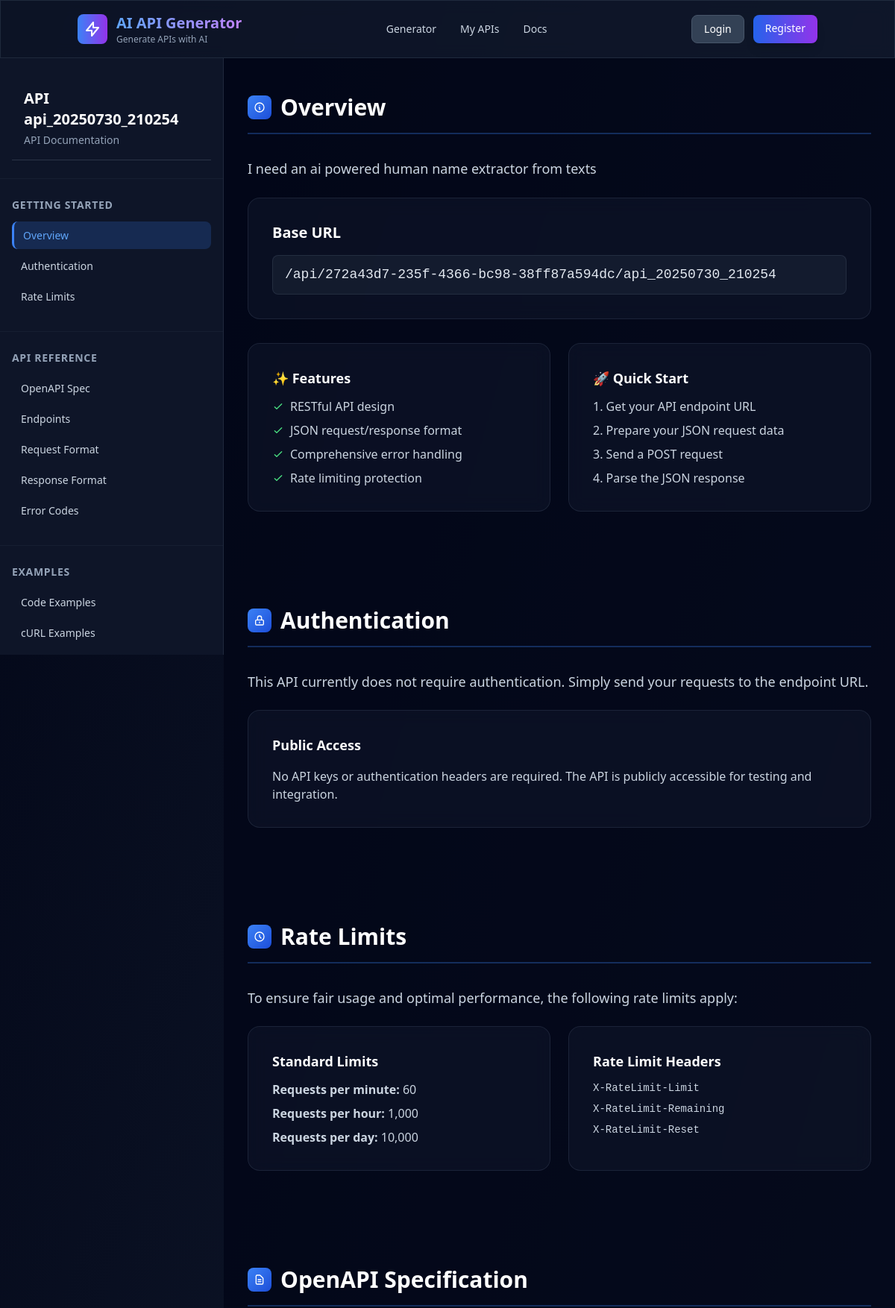
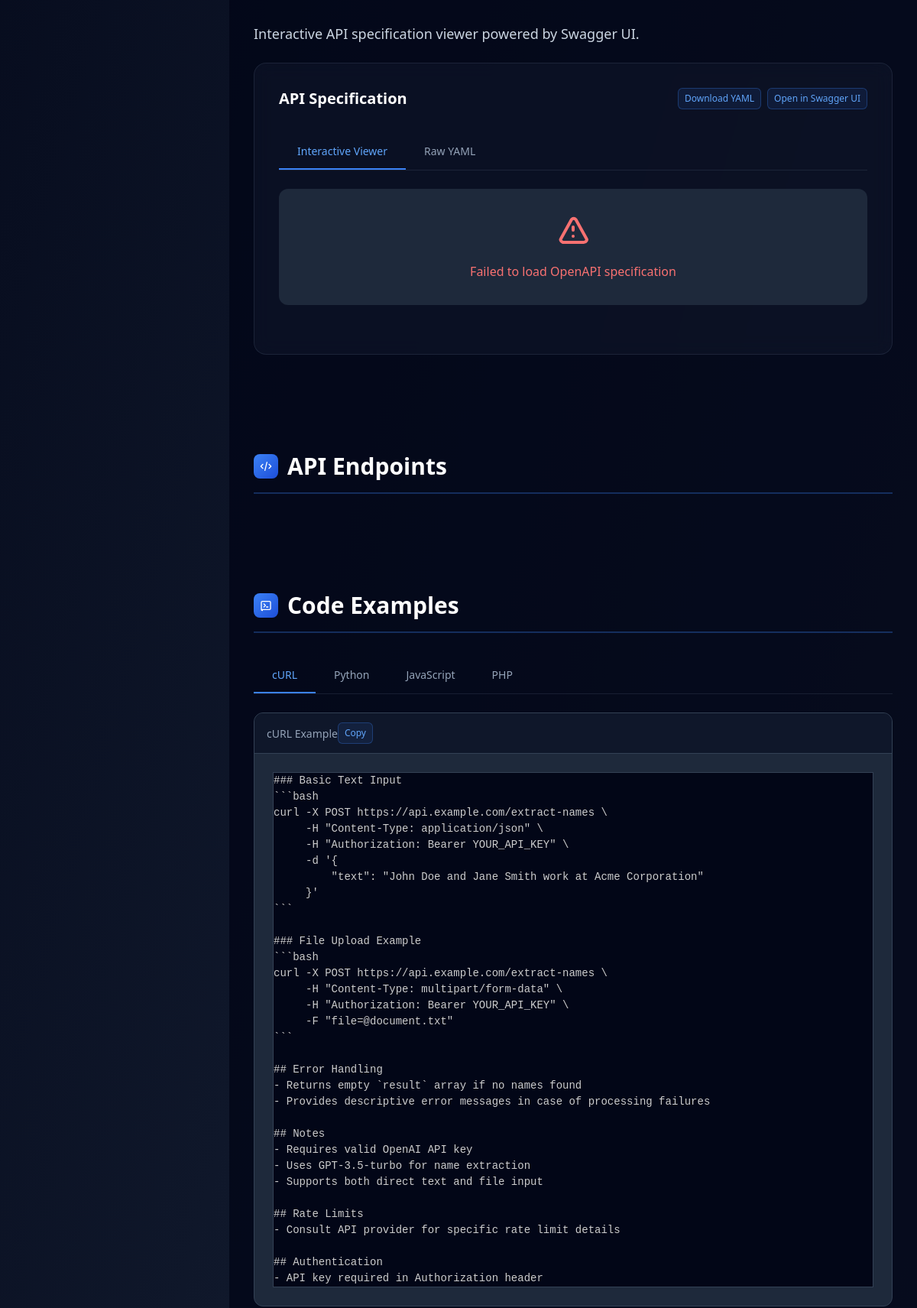
The app's page /api/272a43d7-235f-4366-bc98-38ff87a594dc/api_20250730_210254/docs (upper part) with its own data (2 pictures, top to bottom).
### app/services/database.py (models this page shows)
class SavedAPIDB(Base):
    __tablename__ = "saved_apis"
    id = Column(Integer, primary_key=True, index=True, autoincrement=True)
    api_slug = Column(String, index=True, nullable=False)
    user_id = Column(String, index=True, nullable=False)
    api_name = Column(String, nullable=False)
    prompt = Column(Text, nullable=False)
    endpoint_url = Column(String, nullable=False)
    documentation = Column(Text, nullable=False)
    curl_example = Column(Text, nullable=False)
    sample_input = Column(Text, nullable=True)
    expected_output = Column(Text, nullable=True)
    created_at = Column(DateTime, default=datetime.utcnow, nullable=False)
    saved_at = Column(DateTime, default=datetime.utcnow, nullable=False)
    is_saved = Column(Boolean, default=True, nullable=False)

### app/main.py (the view)
@app.get("/api/{user_id}/{api_slug}/docs", response_class=HTMLResponse)
async def api_documentation_page(request: Request, user_id: str, api_slug: str):
    try:
        api_details = await file_service.get_api_details(user_id, api_slug)
        base_url = f"{settings.API_PREFIX}/{user_id}/{api_slug}"
        return templates.TemplateResponse("api_documentation.html", {
            "request": request,
            "user_id": user_id,
            "api_slug": api_slug,
            "api_name": api_details.get('api_name', f"API {api_slug}"),
            "description": api_details.get('prompt', 'API endpoint for processing requests'),
            "base_url": base_url,
            "curl_example": api_details.get('curl_example', f'curl -X POST "{base_url}" \\\n  -H "Content-Type: application/json" \\\n  -d \'{{\"example\": \"value\"}}\'')
        })
    except Exception as e:
        logger.error(f"Failed to load API documentation: {str(e)}")
        raise HTTPException(
            status_code=404,
            detail=f"API documentation not found: {str(e)}"
        )

### templates/api_documentation.html (shortened to what this page needs)
{% extends "base.html" %}
{% block extra_head %}
    <link rel="stylesheet" href="https://cdnjs.cloudflare.com/ajax/libs/prism/1.29.0/themes/prism-tomorrow.min.css">
    <link rel="stylesheet" type="text/css" href="https://unpkg.com/swagger-ui-dist@5.9.0/swagger-ui.css" />
    <link rel="stylesheet" href="/static/docs.css">
{% endblock %}
{% block content %}
<div class="docs-container">
    <nav class="docs-sidebar">
        <div class="nav-section">
            <div class="p-4 border-b border-slate-600/50">
                <h1 class="text-xl font-bold text-white">{{ api_name }}</h1>
                <p class="text-sm text-slate-400 mt-1">API Documentation</p>
            </div>
        </div>
        <div class="nav-section">
            <div class="nav-title">Getting Started</div>
            <a href="#overview" class="nav-item active">Overview</a>
            <a href="#authentication" class="nav-item">Authentication</a>
            <a href="#rate-limits" class="nav-item">Rate Limits</a>
        </div>
        <div class="nav-section">
            <div class="nav-title">API Reference</div>
            <a href="#openapi-spec" class="nav-item">OpenAPI Spec</a>
            <a href="#endpoints" class="nav-item">Endpoints</a>
            <a href="#request-format" class="nav-item">Request Format</a>
            <a href="#response-format" class="nav-item">Response Format</a>
            <a href="#error-codes" class="nav-item">Error Codes</a>
        </div>
        <div class="nav-section">
            <div class="nav-title">Examples</div>
            <a href="#code-examples" class="nav-item">Code Examples</a>
            <a href="#curl-examples" class="nav-item">cURL Examples</a>
            <a href="#interactive-test" class="nav-item">Try It Out</a>
        </div>
    </nav>
    <main class="docs-content">
        <section id="overview" class="content-section">
            <div class="section-header">
                <div class="section-icon">
                    <svg class="w-4 h-4" fill="none" stroke="currentColor" viewBox="0 0 24 24">
                        <path stroke-linecap="round" stroke-linejoin="round" stroke-width="2" d="M13 16h-1v-4h-1m1-4h.01M21 12a9 9 0 11-18 0 9 9 0 0118 0z"></path>
                    </svg>
                </div>
                <h2 class="text-3xl font-bold text-white">Overview</h2>
            </div>
            <div class="prose prose-invert max-w-none">
                <p class="text-lg text-slate-300 leading-relaxed mb-6">{{ description }}</p>
                <div class="endpoint-card">
                    <h3 class="text-xl font-semibold text-white mb-4">Base URL</h3>
                    <div class="endpoint-url">{{ base_url }}</div>
                </div>
                <div class="grid md:grid-cols-2 gap-6 mt-8">
                    <div class="endpoint-card">
                        <h4 class="text-lg font-semibold text-white mb-3">✨ Features</h4>
                        <ul class="space-y-2 text-slate-300">
                            <li class="flex items-center gap-2">
                                <svg class="w-4 h-4 text-green-400" fill="none" stroke="currentColor" viewBox="0 0 24 24">
                                    <path stroke-linecap="round" stroke-linejoin="round" stroke-width="2" d="M5 13l4 4L19 7"></path>
                                </svg>
                                RESTful API design
                            </li>
                            <li class="flex items-center gap-2">
                                <svg class="w-4 h-4 text-green-400" fill="none" stroke="currentColor" viewBox="0 0 24 24">
                                    <path stroke-linecap="round" stroke-linejoin="round" stroke-width="2" d="M5 13l4 4L19 7"></path>
                                </svg>
                                JSON request/response format
                            </li>
                            <li class="flex items-center gap-2">
                                <svg class="w-4 h-4 text-green-400" fill="none" stroke="currentColor" viewBox="0 0 24 24">
                                    <path stroke-linecap="round" stroke-linejoin="round" stroke-width="2" d="M5 13l4 4L19 7"></path>
                                </svg>
                                Comprehensive error handling
                            </li>
                            <li class="flex items-center gap-2">
                                <svg class="w-4 h-4 text-green-400" fill="none" stroke="currentColor" viewBox="0 0 24 24">
                                    <path stroke-linecap="round" stroke-linejoin="round" stroke-width="2" d="M5 13l4 4L19 7"></path>
                                </svg>
                                Rate limiting protection
                            </li>
                        </ul>
                    </div>
                    <div class="endpoint-card">
                        <h4 class="text-lg font-semibold text-white mb-3">🚀 Quick Start</h4>
                        <ol class="space-y-2 text-slate-300 list-decimal list-inside">
                            <li>Get your API endpoint URL</li>
                            <li>Prepare your JSON request data</li>
                            <li>Send a POST request</li>
                            <li>Parse the JSON response</li>
                        </ol>
                    </div>
                </div>
            </div>
        </section>
        <section id="authentication" class="content-section">
            <div class="section-header">
                <div class="section-icon">
                    <svg class="w-4 h-4" fill="none" stroke="currentColor" viewBox="0 0 24 24">
                        <path stroke-linecap="round" stroke-linejoin="round" stroke-width="2" d="M12 15v2m-6 4h12a2 2 0 002-2v-6a2 2 0 00-2-2H6a2 2 0 00-2 2v6a2 2 0 002 2zm10-10V7a4 4 0 00-8 0v4h8z"></path>
                    </svg>
                </div>
                <h2 class="text-3xl font-bold text-white">Authentication</h2>
            </div>
            <div class="prose prose-invert max-w-none">
                <p class="text-lg text-slate-300 mb-6">This API currently does not require authentication. Simply send your requests to the endpoint URL.</p>
                <div class="endpoint-card">
                    <h3 class="text-lg font-semibold text-white mb-4">Public Access</h3>
                    <p class="text-slate-300">No API keys or authentication headers are required. The API is publicly accessible for testing and integration.</p>
                </div>
            </div>
        </section>
        <section id="rate-limits" class="content-section">
            <div class="section-header">
                <div class="section-icon">
                    <svg class="w-4 h-4" fill="none" stroke="currentColor" viewBox="0 0 24 24">
                        <path stroke-linecap="round" stroke-linejoin="round" stroke-width="2" d="M12 8v4l3 3m6-3a9 9 0 11-18 0 9 9 0 0118 0z"></path>
                    </svg>
                </div>
                <h2 class="text-3xl font-bold text-white">Rate Limits</h2>
            </div>
            <div class="prose prose-invert max-w-none">
                <p class="text-lg text-slate-300 mb-6">To ensure fair usage and optimal performance, the following rate limits apply:</p>
                <div class="grid md:grid-cols-2 gap-6">
                    <div class="endpoint-card">
                        <h4 class="text-lg font-semibold text-white mb-3">Standard Limits</h4>
                        <ul class="space-y-2 text-slate-300">
                            <li><strong>Requests per minute:</strong> 60</li>
                            <li><strong>Requests per hour:</strong> 1,000</li>
                            <li><strong>Requests per day:</strong> 10,000</li>
                        </ul>
                    </div>
                    <div class="endpoint-card">
                        <h4 class="text-lg font-semibold text-white mb-3">Rate Limit Headers</h4>
                        <ul class="space-y-2 text-slate-300 font-mono text-sm">
                            <li><code>X-RateLimit-Limit</code></li>
                            <li><code>X-RateLimit-Remaining</code></li>
                            <li><code>X-RateLimit-Reset</code></li>
                        </ul>
                    </div>
                </div>
            </div>
        </section>
        <section id="openapi-spec" class="content-section">
            <div class="section-header">
                <div class="section-icon">
                    <svg class="w-4 h-4" fill="none" stroke="currentColor" viewBox="0 0 24 24">
                        <path stroke-linecap="round" stroke-linejoin="round" stroke-width="2" d="M9 12h6m-6 4h6m2 5H7a2 2 0 01-2-2V5a2 2 0 012-2h5.586a1 1 0 01.707.293l5.414 5.414a1 1 0 01.293.707V19a2 2 0 01-2 2z"></path>
                    </svg>
                </div>
                <h2 class="text-3xl font-bold text-white">OpenAPI Specification</h2>
            </div>
            <div class="prose prose-invert max-w-none">
                <p class="text-lg text-slate-300 mb-6">Interactive API specification viewer powered by Swagger UI.</p>
                <div class="endpoint-card">
                    <div class="flex items-center justify-between mb-4">
                        <h3 class="text-xl font-semibold text-white">API Specification</h3>
                        <div class="flex gap-2">
                            <button onclick="downloadOpenAPISpec()" class="copy-btn">Download YAML</button>
                            <button onclick="viewSwaggerUI()" class="copy-btn">Open in Swagger UI</button>
                        </div>
                    </div>
                    <div class="tabs-container">
                        <div class="tabs-nav">
                            <button class="tab-button active" onclick="switchSpecTab('viewer')">Interactive Viewer</button>
                            <button class="tab-button" onclick="switchSpecTab('raw')">Raw YAML</button>
                        </div>
                        <div id="viewer-tab" class="tab-content active">
                            <div id="swagger-ui" style="background: #1e293b; border-radius: 0.75rem; overflow: hidden;">
                            </div>
                        </div>
                    </div>
                </div>
            </div>
        </section>
        <section id="endpoints" class="content-section">
            <div class="section-header">
                <div class="section-icon">
                    <svg class="w-4 h-4" fill="none" stroke="currentColor" viewBox="0 0 24 24">
                        <path stroke-linecap="round" stroke-linejoin="round" stroke-width="2" d="M10 20l4-16m4 4l4 4-4 4M6 16l-4-4 4-4"></path>
                    </svg>
                </div>
                <h2 class="text-3xl font-bold text-white">API Endpoints</h2>
            </div>
        </section>
        <section id="code-examples" class="content-section">
            <div class="section-header">
                <div class="section-icon">
                    <svg class="w-4 h-4" fill="none" stroke="currentColor" viewBox="0 0 24 24">
                        <path stroke-linecap="round" stroke-linejoin="round" stroke-width="2" d="M8 9l3 3-3 3m5 0h3M5 20h14a2 2 0 002-2V6a2 2 0 00-2-2H5a2 2 0 00-2 2v14a2 2 0 002 2z"></path>
                    </svg>
                </div>
                <h2 class="text-3xl font-bold text-white">Code Examples</h2>
            </div>
            <div class="tabs-container">
                <div class="tabs-nav">
                    <button class="tab-button active" onclick="switchCodeTab('curl')">cURL</button>
                    <button class="tab-button" onclick="switchCodeTab('python')">Python</button>
                    <button class="tab-button" onclick="switchCodeTab('javascript')">JavaScript</button>
                    <button class="tab-button" onclick="switchCodeTab('php')">PHP</button>
                </div>
                <div id="curl-tab" class="tab-content active">
                    <div class="code-block">
                        <div class="code-header">
                            <div class="code-title">cURL Example</div>
                            <button class="copy-btn" onclick="copyCode('curl-code')">Copy</button>
                        </div>
                        <div class="code-content">
                            <pre><code id="curl-code" class="language-bash">{{ curl_example }}</code></pre>
                        </div>
                    </div>
                </div>
            </div>
        </section>
    </main>
</div>
{% endblock %}

### records on screen
SavedAPIDB: api_name "API api_20250730_210254", prompt "I need an ai powered human name extractor from texts", endpoint_url "/api/272a43d7-235f-4366-bc98-38ff87a594dc/api_20250730_210254", curl_example "### Basic Text Input ```bash curl -X POST https://api.example.com/extract-names \\ -H \"Content-Type: application/json\" \\ -H \"Authorization: Bearer YOUR_API_KEY\" \\ -d '{ \"text\": \"John Doe and Jane Smith work at Acme Corporation\" }' ``` ### File Upload Example ```bash curl -X POST https://api.example.com/extract-names \\ -H \"Content-Type: multipart/form-data\" \\ -H \"Authorization: Bearer YOUR_API_KEY\" \\ -F \"file=@document.txt\" ``` ## Error Handling - Returns empty `result` array if no names found - Provides descriptive error messages in case of processing failures ## Notes - Requires valid OpenAI API key - Uses GPT-3.5-turbo for name extraction - Supports both direct text and file input ## Rate…"
